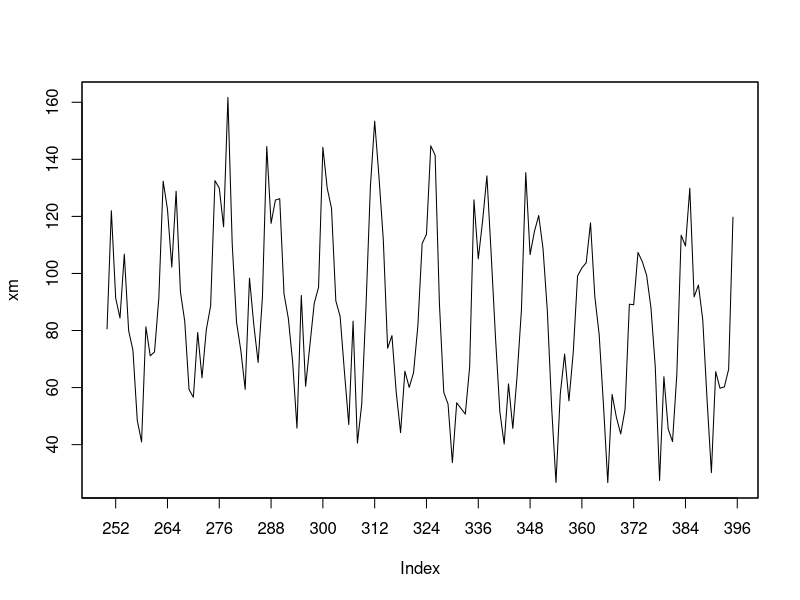
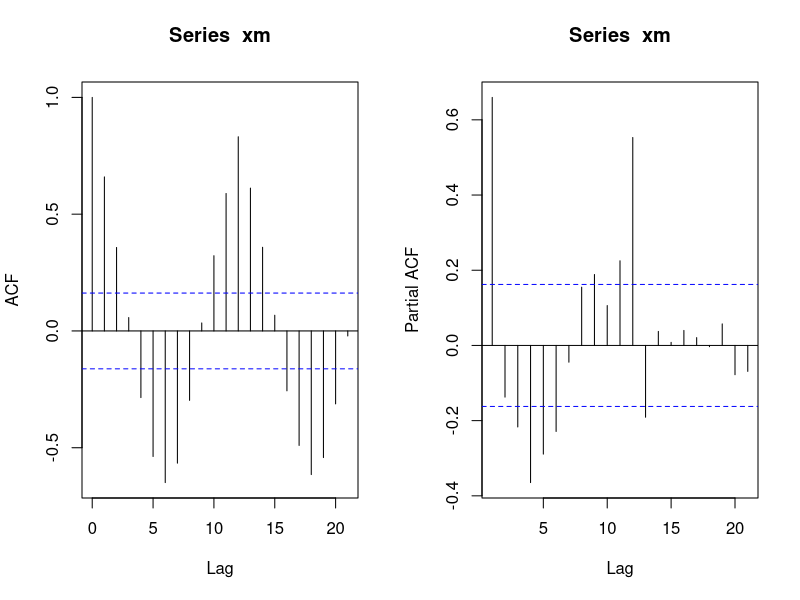
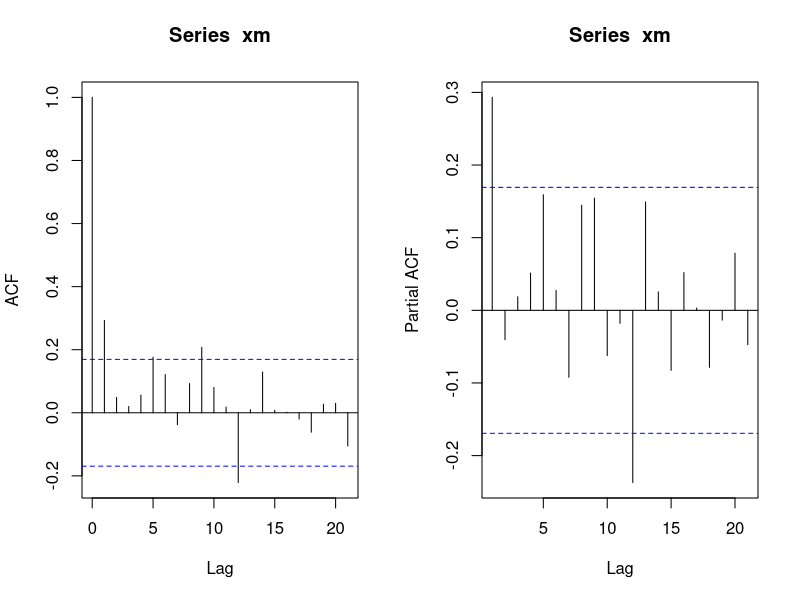

Here is the R script that generated these plots, in order: (Note: this script raises an error after producing the figures.)
require(zoo)
require(tseries)
library(dplyr)

#fonctions utilisées dans le code
signif <- function(estim){ #fonction de test des significations individuelles des coefficients
  coef <- estim$coef
  se <- sqrt(diag(estim$var.coef))
  t <- coef/se
  pval <- (1-pnorm(abs(t)))*2
  return(rbind(coef,se,pval))
}

Qtests <- function(series, k, fitdf=0) {
  pvals <- apply(matrix(1:k), 1, FUN=function(l) {
    pval <- if (l<=fitdf) NA else Box.test(series, lag=l, type="Ljung-Box", fitdf=fitdf)$p.value
    return(c("lag"=l,"pval"=pval))
  })
  return(t(pvals))
}

arimafit <- function(estim){
  adjust <- round(signif(estim),3)
  pvals <- Qtests(estim$residuals,24,length(estim$coef)-1)
  pvals <- matrix(apply(matrix(1:24,nrow=6),2,function(c) round(pvals[c,],3)),nrow=6)
  colnames(pvals) <- rep(c("lag", "pval"),4)
  cat("tests de nullite des coefficients :\n")
  print(adjust)
  cat("\n tests d'absence d'autocorrelation des residus : \n")
  print(pvals)
}

modelchoice <- function(p,q,data=xm, k=24){
  estim <- try(arima(data, c(p,0,q),optim.control=list(maxit=20000)))
  if (class(estim)=="try-error") return(c("p"=p,"q"=q,"arsignif"=NA,"masignif"=NA,"resnocorr"=NA, "ok"=NA))
  arsignif <- if (p==0) NA else signif(estim)[3,p]<=0.05
  masignif <- if (q==0) NA else signif(estim)[3,p+q]<=0.05
  resnocorr <- sum(Qtests(estim$residuals,24,length(estim$coef)-1)[,2]<=0.05,na.rm=T)==0
  checks <- c(arsignif,masignif,resnocorr)
  ok <- as.numeric(sum(checks,na.rm=T)==(3-sum(is.na(checks))))
  return(c("p"=p,"q"=q,"arsignif"=arsignif,"masignif"=masignif,"resnocorr"=resnocorr,"ok"=ok))
}

armamodelchoice <- function(pmax,qmax){
  pqs <- expand.grid(0:pmax,0:qmax)
  t(apply(matrix(1:dim(pqs)[1]),1,function(row) {
    p <- pqs[row,1]; q <- pqs[row,2]
    cat(paste0("Computing ARMA(",p,",",q,") \n"))
    modelchoice(p,q)
  }))
}


#base de données
setwd("C:/Users/candi/Desktop/ETUDES/ENSAE2A/semestre 2/séries temporelles/series temp/series_temp")
data <- read.csv('valeurs_mensuelles_pesticides.csv', sep=";")
data <- data[2]

data <- as.data.frame(data[-(1:3),])#on enlève les premières lignes qui ne sont pas des données
indice <- as.data.frame(as.numeric(unlist(data)))

xm.source <- zoo(indice[[1]]) #convertit le premier element de data en serie temporelle de type "zoo"
T <- length(xm.source)
test <- tail(xm.source, n=2) #pour comparer nos prévisions avec les vraies données
xm <- xm.source[(250):(T-2)] #pour le modèle

#mean(xm.source)
plot(xm, xaxt="n") #plot des données
axis(side=1,at=seq(0,400,12)) #pour mettre l'axe x

par(mfrow=c(1,2))
acf(xm)
pacf(xm) #saisonnalité apparente : saisonnalité de 12 donc annuelle, avec été et hiver différenciés (corr pos et neg)
dev.off()

#on retire la moyenne de xm
xm <- xm - mean(xm)

#on enlève la saisonnalité apparente
xm <- diff(xm, lag = 12)
par(mfrow=c(1,2))
acf(xm)
pacf(xm) #la saisonnalité a bien disparu

pp.test(xm) #test de philippe perron, on rejette à 1% l'hypothèse que la série n'est pas stationnaire

#on identifie avec l'acf et la pacf les ordres maximums à tester
pmax = 12
qmax = 11

#modèle
#estimation de tous les modèles et sélection des modèles valides
arma_valid <- armamodelchoice(12,11)
selec <- arma_valid[arma_valid[,"ok"]==1&!is.na(arma_valid[,"ok"]),]

#les modèles possibles sont donnés par
selec
#on peut donc choisir p=12, q=2 ou p=12, q=9, ou p=5, q=11

#on fit les trois modèles et on calcule les aic
arma_12_2 <- arima(xm, c(12,0,2))
arma_12_9 <- arima(xm, c(12,0,9))
arma_5_11 <- arima(xm, c(5,0,11))

#aic
arma_12_2$aic
arma_12_9$aic
arma_5_11$aic #modèle ayant le plus petit aic

#bic
BIC(arma_12_2)
BIC(arma_12_9)
BIC(arma_5_11) #modèle ayant le plus petit bic


#valeurs sélectionnées pour notre modèle
p = 5
q = 11

#fit du modèle
arma_fit <- arima(xm, c(5,0,11))
arma_fit

#résidus
plot(arma_fit$residuals)
acf(arma_fit$residuals)
pacf(arma_fit$residuals)

hist(arma_fit$residuals)
library(forecast)
checkresiduals(arma_fit)

#Q test
#test
Qtests(arma_fit$residuals, 24, 5) #tests de LB pour les ordres 1 a 24
#on rejette le fait que les résidus soient corrélés 

signific <- as.data.frame(signif(arma_fit))

#causalité
roots <- polyroot(sort(arma_fit$coef[c('ar1', 'ar2', 'ar3', 'ar4', 'ar5')]))
modulus_roots <- Mod(roots)
modulus_roots #les coefficients sont bien plus grands que 1 donc le modèle est causal

#prévision
model_pred <- predict(arma_fit, n.ahead=2)
serie_pred <- zoo(c(xm, model_pred$pred))

#graphiques
xm_all <- xm.source[250:T] - mean(xm.source[250:(T-2)])
xm_all <- diff(xm_all, lag = 12)

dev.off()

plot(xm_all, col = 'black', ylab = 'Série', main = 'Prévision des 2 prochaines valeurs de la série')
#lines(xm_all, col = 'black', type = 'p') pour avoir des ronds à chaque valeur de la série temporelle
U = model_pred$pred + 1.96*model_pred$se
L = model_pred$pred - 1.96*model_pred$se
xx = c(time (U), rev (time (U)))
yy = c(L, rev(U))
polygon(xx, yy, border = 8, col = gray (0.6, alpha=0.2))
lines(model_pred$pred, type = "p", col = "red")
lines(model_pred$pred, type = 'l', col = 'red')
legend("topleft", legend=c("Données réelles", "Prédiction"), col=c("red", "black"), lty=1:2, cex=0.4)


#export de la table de significativité des modèles pour le document latex
library(xtable)
xtable(signific)

xtable(signific %>% select(ar1, ar2, ar3, ar4, ar5, ma1, ma2, ma3, ma4, ma5, ma6))

xtable(signific %>% select(ma7, ma8, ma9, ma10, ma11, intercept))


#bonus: table avec les aic et bic de tous les modèles 
selection_print_aic <- function(pmax, qmax){
  res_aic <- matrix(nrow=pmax, ncol=qmax)
  for (p in 1:pmax){
    for (q in 1:qmax){
      model <- arima(xm, c(p,0, q))
      res_aic[p,q] <- model$aic
      print(c(p,q))
    }}
  return(res_aic)
}
selec_aic <- selection_print_aic(pmax,qmax)

xtable((as.data.frame(selec_aic))%>%select(V1, V2, V3, V4, V5, V6, V7, V8, V9))

xtable((as.data.frame(selec_aic))%>%select(V8, V9, V10, V11))

selection_print_bic <- function(pmax, qmax){
  res_bic <- matrix(nrow=pmax, ncol=qmax)
  for (p in 1:pmax){
    for (q in 1:qmax){
      model <- arima(xm, c(p,0, q))
      res_bic[p,q] <- BIC(model)
      print(c(p,q))
    }}
  return(res_bic)
}
selec_bic <- selection_print_bic(pmax,qmax)

xtable((as.data.frame(selec_bic))%>%select(V1, V2, V3, V4, V5, V6, V7, V8, V9))

xtable((as.data.frame(selec_bic))%>%select(V8, V9, V10, V11))


